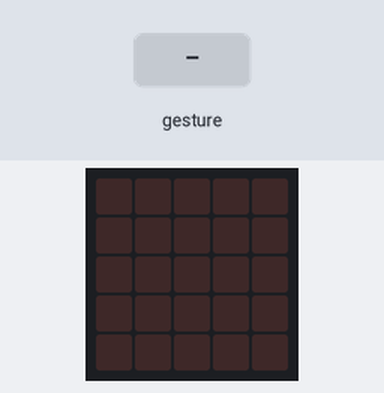
Bench run of a program on a simulated BBC micro:bit (MakeCode). Shown: the board's 5×5 LED display. The inputs (shaded band) are chosen by the test bench. Random numbers come from a fixed seed; a tilt is held for 1.5 s and a shake lasts 1 s, then the board lies face up again.

Above: at 1.2 s.
1.3 s: gesture 'shake'
At 2.7 s:
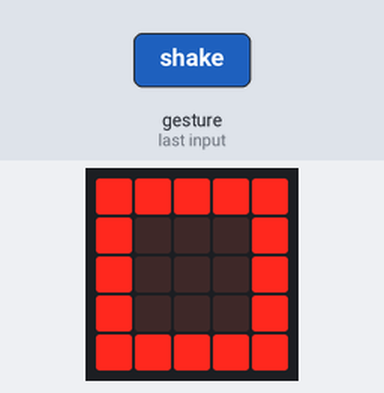
3.0 s: gesture 'shake'
At 4.0 s:
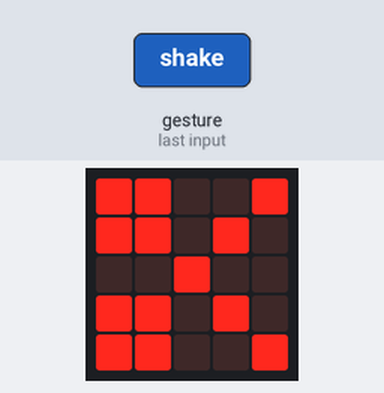
Timing chart, 0 to 6.0 s (numbered marks = the images above; inputs shaded):
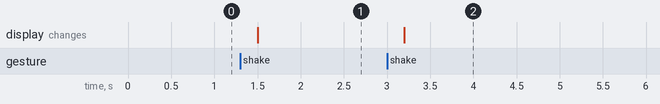

The program:

main.ts
```typescript
let værktøj = 0
input.onGesture(Gesture.Shake, function () {
    værktøj = randint(0, 2)
    if (værktøj == 0) {
        basic.showLeds(`
            # # # # #
            # . . . #
            # . . . #
            # . . . #
            # # # # #
            `)
    } else if (værktøj == 1) {
        basic.showLeds(`
            # # # # #
            # # # # #
            # # # # #
            # # # # #
            # # # # #
            `)
    } else {
        basic.showLeds(`
            # # . . #
            # # . # .
            . . # . .
            # # . # .
            # # . . #
            `)
    }
})
```

test.ts
```typescript
// test ender her, dette bliver ikke kompileret, når denne pakke bruges som en udvidelse.
```

Measured:
- after the input at 1.3 s, the display: changes after 0.20 s (image 1)
- after the input at 3.0 s, the display: changes after 0.20 s (image 2)
